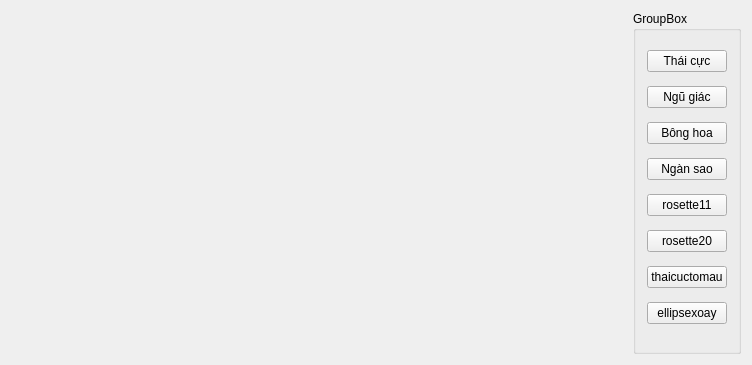
<?xml version="1.0" encoding="UTF-8"?>
<ui version="4.0">
 <class>MainWindow</class>
 <widget class="QMainWindow" name="MainWindow">
  <property name="geometry">
   <rect>
    <x>0</x>
    <y>0</y>
    <width>752</width>
    <height>365</height>
   </rect>
  </property>
  <property name="windowTitle">
   <string>MainWindow</string>
  </property>
  <widget class="QWidget" name="centralWidget">
   <layout class="QHBoxLayout" name="horizontalLayout">
    <item>
     <widget class="graphics" name="GraphicsPresenter" native="true">
      <property name="sizePolicy">
       <sizepolicy hsizetype="Expanding" vsizetype="Preferred">
        <horstretch>0</horstretch>
        <verstretch>0</verstretch>
       </sizepolicy>
      </property>
     </widget>
    </item>
    <item>
     <widget class="QGroupBox" name="GraphicsControl">
      <property name="title">
       <string>GroupBox</string>
      </property>
      <layout class="QVBoxLayout" name="verticalLayout">
       <item>
        <widget class="QPushButton" name="thaicuc">
         <property name="text">
          <string>Thái cực</string>
         </property>
        </widget>
       </item>
       <item>
        <widget class="QPushButton" name="ngugiac">
         <property name="text">
          <string>Ngũ giác</string>
         </property>
        </widget>
       </item>
       <item>
        <widget class="QPushButton" name="bonghoa">
         <property name="text">
          <string>Bông hoa</string>
         </property>
        </widget>
       </item>
       <item>
        <widget class="QPushButton" name="ngansao">
         <property name="text">
          <string>Ngàn sao</string>
         </property>
        </widget>
       </item>
       <item>
        <widget class="QPushButton" name="rosette11">
         <property name="text">
          <string>rosette11</string>
         </property>
        </widget>
       </item>
       <item>
        <widget class="QPushButton" name="rosette20">
         <property name="text">
          <string>rosette20</string>
         </property>
        </widget>
       </item>
       <item>
        <widget class="QPushButton" name="thaicuctomau">
         <property name="text">
          <string>thaicuctomau</string>
         </property>
        </widget>
       </item>
       <item>
        <widget class="QPushButton" name="ellipsexoay">
         <property name="text">
          <string>ellipsexoay</string>
         </property>
        </widget>
       </item>
      </layout>
     </widget>
    </item>
   </layout>
  </widget>
 </widget>
 <layoutdefault spacing="6" margin="11"/>
 <customwidgets>
  <customwidget>
   <class>graphics</class>
   <extends>QWidget</extends>
   <header>graphics.h</header>
   <container>1</container>
  </customwidget>
 </customwidgets>
 <resources/>
 <connections/>
</ui>
